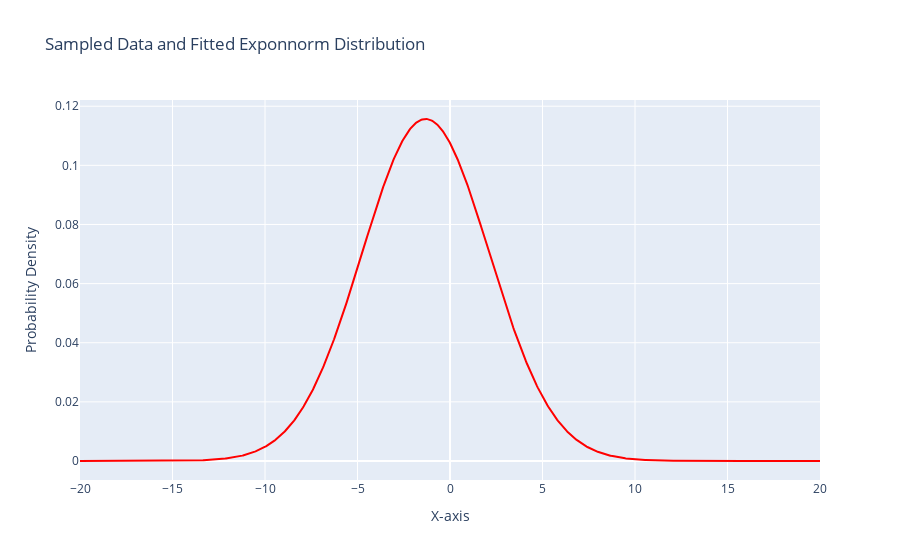

The notebook cell saved with this chart:
### Code cell
import numpy as np
import plotly.graph_objs as go
from scipy.stats import exponnorm
from scipy.optimize import curve_fit

# Define a function for the PDF of the fitted distribution
def exponnorm_pdf(x, loc, scale, K):
    return exponnorm.pdf(x, K, loc=loc, scale=scale)

# Create a range of x values for the plot
x = np.linspace(-20, 20, 1000)

# Create a scatter trace for the PDF curve of the fitted distribution
pdf_trace = go.Scatter(x=x, y=exponnorm_pdf(x, loc = loc_hat, scale = scale_hat, K = rate_hat), mode='lines', name='Fitted Exponnorm PDF', line=dict(color='red'))

# Create the layout for the plot
layout = go.Layout(title='Sampled Data and Fitted Exponnorm Distribution',
                   xaxis=dict(title='X-axis'),
                   yaxis=dict(title='Probability Density'))

# Create a figure and add the traces to it
fig = go.Figure(data=[pdf_trace], layout=layout)

# Display the plot in Jupyter Notebook or as an HTML file
fig.show()

### Figure 1 — Plotly figure (JSON) as saved in the notebook; plotly's stock layout.template omitted (floating-point values rounded to 4 significant figures; data arrays with more than 128 entries replaced by an {"elided": "..."} marker saying what was removed)
{"data": [{"line": {"color": "red"}, "mode": "lines", "name": "Fitted Exponnorm PDF", "type": "scatter", "x": {"elided": "1000 float values"}, "y": {"elided": "1000 float values"}}], "layout": {"title": {"text": "Sampled Data and Fitted Exponnorm Distribution"}, "xaxis": {"title": {"text": "X-axis"}}, "yaxis": {"title": {"text": "Probability Density"}}}}
